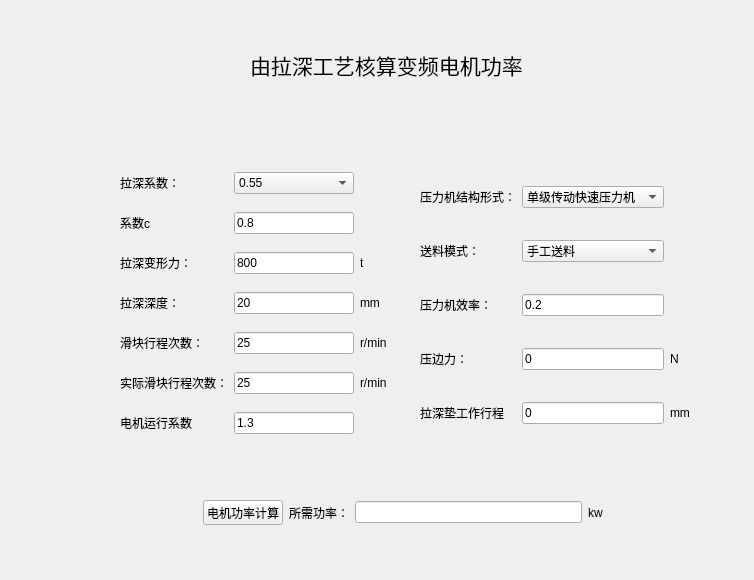
<?xml version="1.0" encoding="UTF-8"?>
<ui version="4.0">
 <class>Form</class>
 <widget class="QWidget" name="Form">
  <property name="geometry">
   <rect>
    <x>0</x>
    <y>0</y>
    <width>754</width>
    <height>580</height>
   </rect>
  </property>
  <property name="windowTitle">
   <string>Form</string>
  </property>
  <widget class="QWidget" name="layoutWidget">
   <property name="geometry">
    <rect>
     <x>190</x>
     <y>500</y>
     <width>413</width>
     <height>25</height>
    </rect>
   </property>
   <layout class="QHBoxLayout" name="horizontalLayout">
    <item>
     <widget class="QLabel" name="label_15">
      <property name="text">
       <string/>
      </property>
     </widget>
    </item>
    <item>
     <widget class="QPushButton" name="pushButton">
      <property name="text">
       <string>电机功率计算</string>
      </property>
     </widget>
    </item>
    <item>
     <widget class="QLabel" name="label_3">
      <property name="text">
       <string>所需功率：</string>
      </property>
     </widget>
    </item>
    <item>
     <widget class="QLineEdit" name="lineEdit_2"/>
    </item>
    <item>
     <widget class="QLabel" name="label_13">
      <property name="text">
       <string>kw</string>
      </property>
     </widget>
    </item>
   </layout>
  </widget>
  <widget class="QLabel" name="label_12">
   <property name="geometry">
    <rect>
     <x>250</x>
     <y>40</y>
     <width>351</width>
     <height>51</height>
    </rect>
   </property>
   <property name="text">
    <string>&lt;html&gt;&lt;head/&gt;&lt;body&gt;&lt;p&gt;&lt;span style=&quot; font-size:16pt;&quot;&gt;由拉深工艺核算变频电机功率&lt;/span&gt;&lt;/p&gt;&lt;/body&gt;&lt;/html&gt;</string>
   </property>
  </widget>
  <widget class="QWidget" name="layoutWidget">
   <property name="geometry">
    <rect>
     <x>120</x>
     <y>160</y>
     <width>267</width>
     <height>291</height>
    </rect>
   </property>
   <layout class="QGridLayout" name="gridLayout">
    <item row="2" column="1">
     <widget class="QLineEdit" name="lineEdit_3">
      <property name="text">
       <string>800</string>
      </property>
     </widget>
    </item>
    <item row="2" column="0">
     <widget class="QLabel" name="label">
      <property name="text">
       <string>拉深变形力：</string>
      </property>
     </widget>
    </item>
    <item row="0" column="1">
     <widget class="QComboBox" name="comboBox">
      <item>
       <property name="text">
        <string>0.55</string>
       </property>
      </item>
      <item>
       <property name="text">
        <string>0.60</string>
       </property>
      </item>
      <item>
       <property name="text">
        <string>0.65</string>
       </property>
      </item>
      <item>
       <property name="text">
        <string>0.70</string>
       </property>
      </item>
      <item>
       <property name="text">
        <string>0.75</string>
       </property>
      </item>
      <item>
       <property name="text">
        <string>0.80</string>
       </property>
      </item>
     </widget>
    </item>
    <item row="1" column="1">
     <widget class="QLineEdit" name="lineEdit_10">
      <property name="text">
       <string>0.8</string>
      </property>
     </widget>
    </item>
    <item row="0" column="0">
     <widget class="QLabel" name="label_2">
      <property name="text">
       <string>拉深系数：</string>
      </property>
     </widget>
    </item>
    <item row="5" column="1">
     <widget class="QLineEdit" name="lineEdit">
      <property name="text">
       <string>25</string>
      </property>
     </widget>
    </item>
    <item row="3" column="2">
     <widget class="QLabel" name="label_5">
      <property name="text">
       <string>mm</string>
      </property>
     </widget>
    </item>
    <item row="3" column="0">
     <widget class="QLabel" name="label_4">
      <property name="text">
       <string>拉深深度：</string>
      </property>
     </widget>
    </item>
    <item row="3" column="1">
     <widget class="QLineEdit" name="lineEdit_4">
      <property name="text">
       <string>20</string>
      </property>
     </widget>
    </item>
    <item row="2" column="2">
     <widget class="QLabel" name="label_6">
      <property name="text">
       <string>t</string>
      </property>
     </widget>
    </item>
    <item row="5" column="0">
     <widget class="QLabel" name="label_14">
      <property name="text">
       <string>实际滑块行程次数：</string>
      </property>
     </widget>
    </item>
    <item row="4" column="0">
     <widget class="QLabel" name="label_11">
      <property name="text">
       <string>滑块行程次数：</string>
      </property>
     </widget>
    </item>
    <item row="4" column="1">
     <widget class="QLineEdit" name="lineEdit_9">
      <property name="text">
       <string>25</string>
      </property>
     </widget>
    </item>
    <item row="1" column="0">
     <widget class="QLabel" name="label_19">
      <property name="text">
       <string>系数c</string>
      </property>
     </widget>
    </item>
    <item row="6" column="0">
     <widget class="QLabel" name="label_20">
      <property name="text">
       <string>电机运行系数</string>
      </property>
     </widget>
    </item>
    <item row="6" column="1">
     <widget class="QLineEdit" name="lineEdit_5">
      <property name="text">
       <string>1.3</string>
      </property>
     </widget>
    </item>
    <item row="4" column="2">
     <widget class="QLabel" name="label_21">
      <property name="text">
       <string>r/min</string>
      </property>
     </widget>
    </item>
    <item row="5" column="2">
     <widget class="QLabel" name="label_22">
      <property name="text">
       <string>r/min</string>
      </property>
     </widget>
    </item>
   </layout>
  </widget>
  <widget class="QWidget" name="layoutWidget">
   <property name="geometry">
    <rect>
     <x>420</x>
     <y>160</y>
     <width>318</width>
     <height>291</height>
    </rect>
   </property>
   <layout class="QGridLayout" name="gridLayout_2">
    <item row="3" column="0">
     <widget class="QLabel" name="label_9">
      <property name="text">
       <string>压力机效率：</string>
      </property>
     </widget>
    </item>
    <item row="3" column="1" colspan="2">
     <widget class="QLineEdit" name="lineEdit_8">
      <property name="text">
       <string>0.2</string>
      </property>
     </widget>
    </item>
    <item row="4" column="0">
     <widget class="QLabel" name="label_7">
      <property name="text">
       <string>压边力：</string>
      </property>
     </widget>
    </item>
    <item row="4" column="1" colspan="2">
     <widget class="QLineEdit" name="lineEdit_7">
      <property name="text">
       <string>0</string>
      </property>
     </widget>
    </item>
    <item row="4" column="3">
     <widget class="QLabel" name="label_16">
      <property name="text">
       <string>N</string>
      </property>
     </widget>
    </item>
    <item row="5" column="0">
     <widget class="QLabel" name="label_8">
      <property name="text">
       <string>拉深垫工作行程</string>
      </property>
     </widget>
    </item>
    <item row="5" column="1" colspan="2">
     <widget class="QLineEdit" name="lineEdit_6">
      <property name="text">
       <string>0</string>
      </property>
     </widget>
    </item>
    <item row="5" column="3">
     <widget class="QLabel" name="label_17">
      <property name="text">
       <string>mm</string>
      </property>
     </widget>
    </item>
    <item row="1" column="0">
     <widget class="QLabel" name="label_10">
      <property name="text">
       <string>压力机结构形式：</string>
      </property>
     </widget>
    </item>
    <item row="2" column="0">
     <widget class="QLabel" name="label_18">
      <property name="text">
       <string>送料模式：</string>
      </property>
     </widget>
    </item>
    <item row="1" column="1" colspan="2">
     <widget class="QComboBox" name="comboBox_2">
      <item>
       <property name="text">
        <string>单级传动快速压力机</string>
       </property>
      </item>
      <item>
       <property name="text">
        <string>多级传动慢速压力机</string>
       </property>
      </item>
      <item>
       <property name="text">
        <string>带拉深垫压力机</string>
       </property>
      </item>
     </widget>
    </item>
    <item row="2" column="1" colspan="2">
     <widget class="QComboBox" name="comboBox_3">
      <item>
       <property name="text">
        <string>手工送料</string>
       </property>
      </item>
      <item>
       <property name="text">
        <string>自动送料</string>
       </property>
      </item>
     </widget>
    </item>
   </layout>
  </widget>
 </widget>
 <resources/>
 <connections>
  <connection>
   <sender>pushButton</sender>
   <signal>clicked()</signal>
   <receiver>Form</receiver>
   <slot>jisuan()</slot>
   <hints>
    <hint type="sourcelabel">
     <x>211</x>
     <y>501</y>
    </hint>
    <hint type="destinationlabel">
     <x>107</x>
     <y>392</y>
    </hint>
   </hints>
  </connection>
  <connection>
   <sender>comboBox_2</sender>
   <signal>currentTextChanged(QString)</signal>
   <receiver>Form</receiver>
   <slot>shzhixiaolv()</slot>
   <hints>
    <hint type="sourcelabel">
     <x>663</x>
     <y>207</y>
    </hint>
    <hint type="destinationlabel">
     <x>396</x>
     <y>222</y>
    </hint>
   </hints>
  </connection>
  <connection>
   <sender>comboBox_3</sender>
   <signal>currentTextChanged(QString)</signal>
   <receiver>Form</receiver>
   <slot>shzhixiaolv()</slot>
   <hints>
    <hint type="sourcelabel">
     <x>663</x>
     <y>260</y>
    </hint>
    <hint type="destinationlabel">
     <x>394</x>
     <y>269</y>
    </hint>
   </hints>
  </connection>
  <connection>
   <sender>comboBox</sender>
   <signal>currentTextChanged(QString)</signal>
   <receiver>Form</receiver>
   <slot>bianhuaxisu()</slot>
   <hints>
    <hint type="sourcelabel">
     <x>270</x>
     <y>179</y>
    </hint>
    <hint type="destinationlabel">
     <x>52</x>
     <y>166</y>
    </hint>
   </hints>
  </connection>
  <connection>
   <sender>lineEdit_9</sender>
   <signal>editingFinished()</signal>
   <receiver>Form</receiver>
   <slot>dianjiyunxing()</slot>
   <hints>
    <hint type="sourcelabel">
     <x>236</x>
     <y>340</y>
    </hint>
    <hint type="destinationlabel">
     <x>73</x>
     <y>323</y>
    </hint>
   </hints>
  </connection>
 </connections>
 <slots>
  <slot>jisuan()</slot>
  <slot>shzhixiaolv()</slot>
  <slot>slot1()</slot>
  <slot>bianhuaxisu()</slot>
  <slot>dianjiyunxing()</slot>
 </slots>
</ui>
